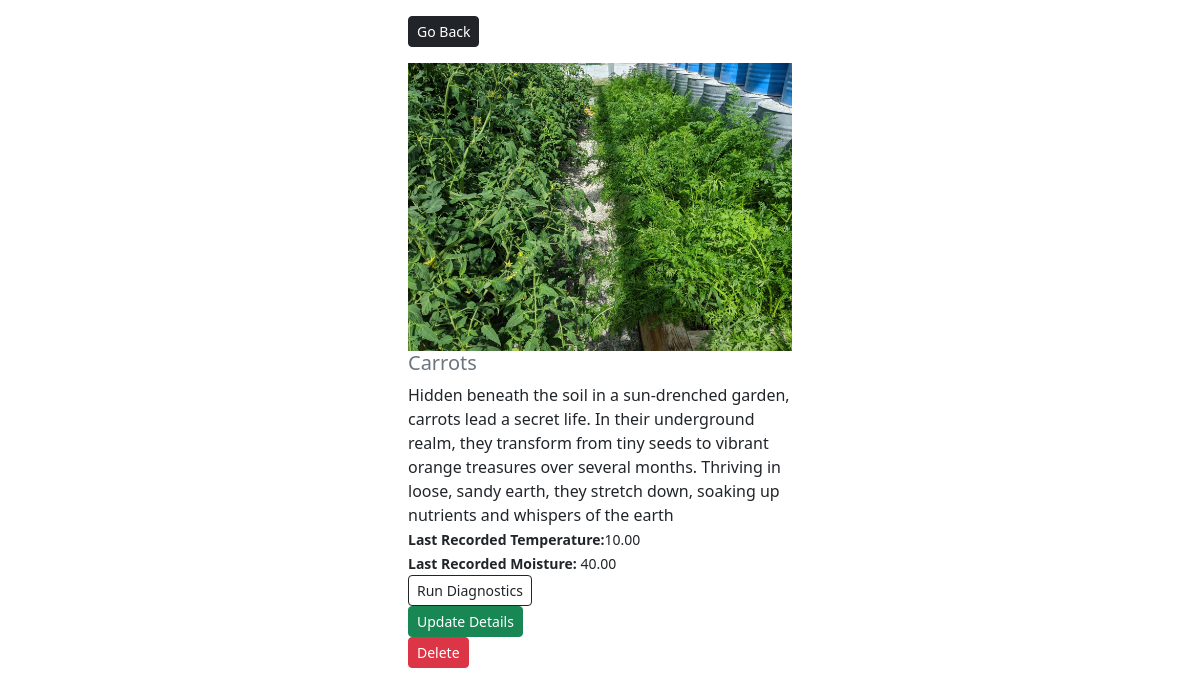
The app's page /mygreenhouse/crop-detail/6/ with its own data.
### crops/models.py (models this page shows, shortened)
class Crop(models.Model):
    name = models.CharField(max_length=100)
    description = models.TextField(max_length=300)
    image = models.ImageField(null=False, blank=False, upload_to='images/')
    temperature = models.DecimalField(max_digits=4, decimal_places=2)
    moisture = models.DecimalField(max_digits=4, decimal_places=2)
    class Meta:
        ordering = ['name']

### crops/views.py (the view)
# urls.py: path('crop-detail/<str:id>/', views.crop_detail, name='crop-detail'),
def crop_detail(request, id):
    crop = Crop.objects.get(pk=id)
    context = {'crop': crop}
    return render(request, 'crops/crop-detail.html', context)

### crops/templates/crops/crop-detail.html
{% extends 'crops/base.html' %}
{% load static %}
{% block content %}
    <div class="row justify-content-center">
        <div class="col-md-4">
            <div class="">
                <a href="{% url 'home' %}" class="my-3 btn btn-dark btn-sm">Go Back</a>
            </div>
            <div style="height: 90vh">
                <img class="img-fluid text-center" style="max-width: 100%; max-height: 100%" src="{{ crop.image.url }}" alt="image gone">
                <h5 class="text-muted"> {{ crop.name }} </h5>
                <quote>{{ crop.description }}</quote><br>
                <small><b>Last Recorded Temperature:</b>{{crop.temperature}}</small><br>
                <small><b>Last Recorded Moisture:</b> {{ crop.moisture }}</small><br>
                <a href="{% url 'diagnostics' %}" class="btn btn-outline-dark btn-sm">Run Diagnostics</a><br>
                <a href="{% url 'edit-crop' crop.id %}" class="btn btn-success btn-sm">Update Details</a><br>
                <a href="{% url 'delete-crop' crop.id %}" class="btn btn-danger btn-sm">Delete</a><br>
            </div>
        </div>
    </div>
{% endblock %}

### records on screen
Crop: image (picture), name "Carrots", description "Hidden beneath the soil in a sun-drenched garden, carrots lead a secret life. In their underground realm, they transform from tiny seeds to vibrant orange treasures over several months. Thriving in loose, sandy earth, they stretch down, soaking up nutrients and whispers of the earth", temperature "10.00", moisture "40.00"
